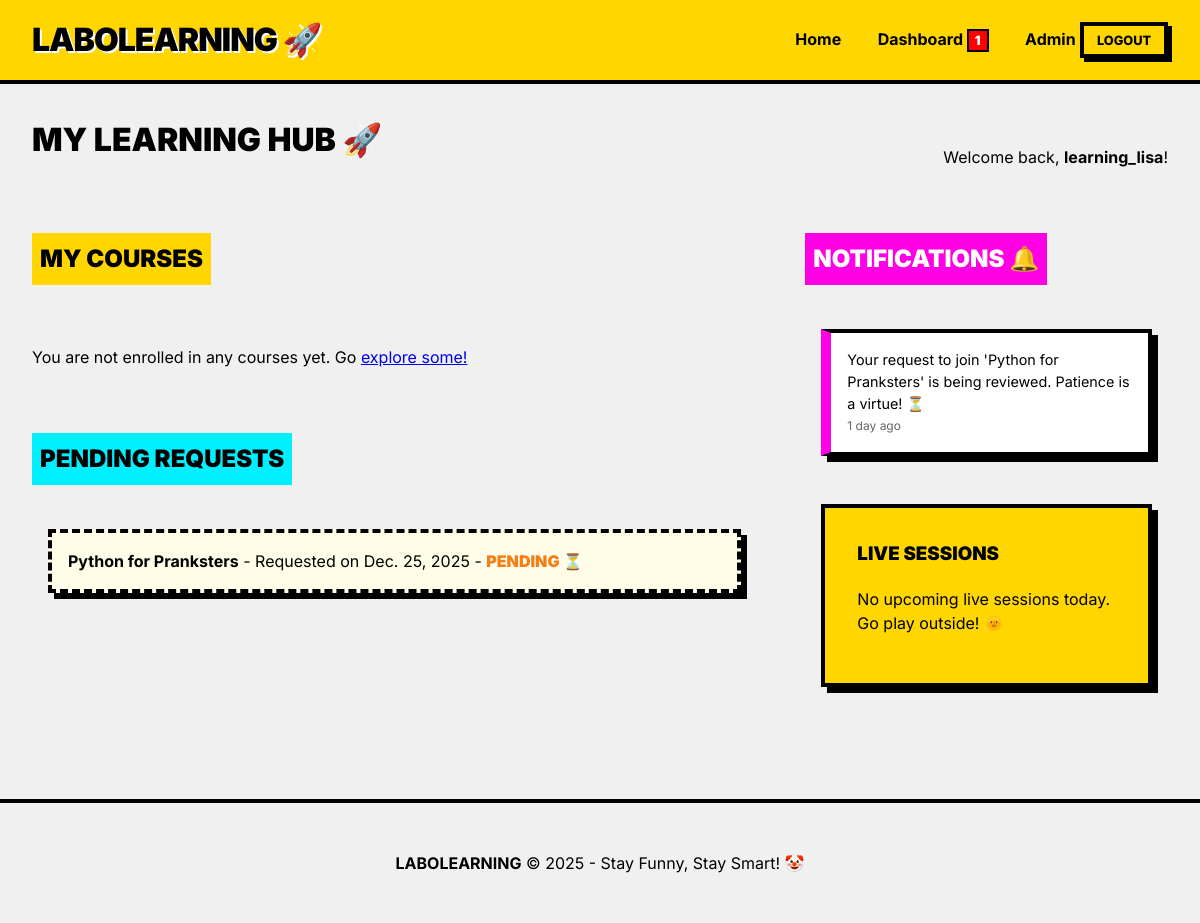
The page /courses/dashboard/ (signed in) on the database as committed earlier.
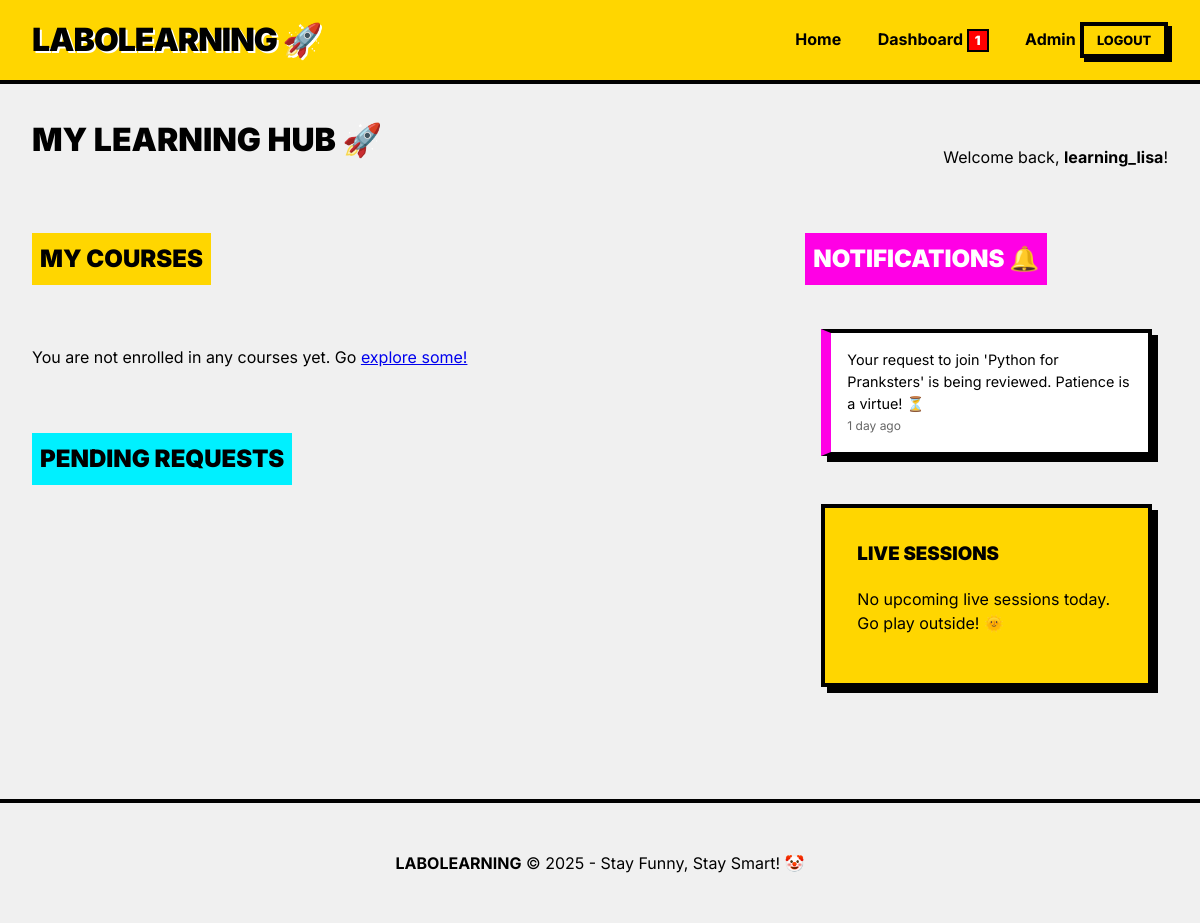
The same page on the database as committed later.
### courses/models.py (models this page shows, shortened)
class EnrollmentRequest(models.Model):
    STATUS_CHOICES = (
        ('pending', 'Pending'),
        ('approved', 'Approved'),
        ('rejected', 'Rejected'),
    )
    student = models.ForeignKey(settings.AUTH_USER_MODEL, on_delete=models.CASCADE, related_name='enrollment_requests')
    course = models.ForeignKey(Course, on_delete=models.CASCADE, related_name='enrollment_requests')
    status = models.CharField(max_length=10, choices=STATUS_CHOICES, default='pending')
    requested_at = models.DateTimeField(auto_now_add=True)
    processed_at = models.DateTimeField(null=True, blank=True)

class Course(models.Model):
    title = models.CharField(max_length=200)
    description = models.TextField()
    instructor = models.ForeignKey(settings.AUTH_USER_MODEL, on_delete=models.CASCADE, related_name='teaching_courses')
    thumbnail = models.ImageField(upload_to='course_thumbnails/', blank=True, null=True)
    created_at = models.DateTimeField(auto_now_add=True)

### notifications/models.py (models this page shows, shortened)
class Notification(models.Model):
    user = models.ForeignKey(settings.AUTH_USER_MODEL, on_delete=models.CASCADE, related_name='notifications')
    message = models.TextField()
    is_read = models.BooleanField(default=False)
    created_at = models.DateTimeField(auto_now_add=True)
    link = models.CharField(max_length=500, blank=True, null=True) # Internal link to dash or session
    class Meta:
        ordering = ['-created_at']

### courses/views.py (the view)
# urls.py: path('dashboard/', views.student_dashboard, name='student_dashboard'),
@login_required
def student_dashboard(request):
    enrollments = Enrollment.objects.filter(student=request.user)
    requests = EnrollmentRequest.objects.filter(student=request.user)
    notifications = request.user.notifications.all()[:10]
    return render(request, 'courses/dashboard.html', {
        'enrollments': enrollments,
        'requests': requests,
        'notifications': notifications
    })

### users/models.py (called while the page is built)
    @property
    def unread_notifications_count(self):
        return self.notifications.filter(is_read=False).count()

### templates/courses/dashboard.html
{% extends 'base.html' %}
{% block content %}
<div style="display: flex; justify-content: space-between; align-items: flex-end; margin-bottom: 3rem;">
    <h1>My Learning Hub 🚀</h1>
    <p>Welcome back, <strong>{{ user.username }}</strong>!</p>
</div>
<div style="display: grid; grid-template-columns: 2fr 1fr; gap: 3rem;">
    <div>
        <h2 style="background: var(--primary-color); padding: 0.5rem; display: inline-block;">My Courses</h2>
        <div style="display: grid; grid-template-columns: 1fr; gap: 1.5rem; margin-top: 1.5rem;">
            {% for enrollment in enrollments %}
            <div class="brutal-card" style="display: flex; gap: 1.5rem; align-items: center; padding: 1.5rem;">
                <div style="font-size: 2.5rem;">🎓</div>
                <div>
                    <h3 style="margin: 0;">{{ enrollment.course.title }}</h3>
                    <p style="margin: 0.5rem 0;">Enrolled on: {{ enrollment.enrolled_at|date }}</p>
                    <a href="{% url 'course_detail' enrollment.course.id %}" class="brutal-btn"
                        style="padding: 0.4rem 1rem; font-size: 0.9rem;">Go to Course ➡️</a>
                </div>
            </div>
            {% empty %}
            <p>You are not enrolled in any courses yet. Go <a href="{% url 'course_list' %}">explore some!</a></p>
            {% endfor %}
        </div>
        <h2 style="background: var(--accent-color); padding: 0.5rem; display: inline-block; margin-top: 3rem;">Pending
            Requests</h2>
        <div style="margin-top: 1.5rem;">
            {% for request in requests %}
            {% if request.status == 'pending' %}
            <div class="brutal-card" style="padding: 1rem; border-style: dashed; background: #fffde7;">
                <strong>{{ request.course.title }}</strong> - Requested on {{ request.requested_at|date }} - <span
                    style="color: #f57f17; font-weight: 900;">PENDING ⏳</span>
            </div>
            {% endif %}
            {% empty %}
            <p>No pending requests.</p>
            {% endfor %}
        </div>
    </div>
    <div>
        <div>
            <h2 style="background: var(--secondary-color); color: white; padding: 0.5rem; display: inline-block;">
                <a href="{% url 'notification_list' %}" style="color: white; text-decoration: none;">Notifications
                    🔔</a>
            </h2>
            <div style="margin-top: 1.5rem;">
                {% for note in notifications %}
                <div class="brutal-card {% if not note.is_read %}unread{% endif %}"
                    style="padding: 1rem; margin-bottom: 1rem; font-size: 0.9rem;">
                    <p style="margin: 0;">{{ note.message }}</p>
                    <small style="color: #666;">{{ note.created_at|timesince }} ago</small>
                </div>
                {% empty %}
                <p>No notifications yet. You're all caught up! ✨</p>
                {% endfor %}
            </div>
            <div class="brutal-card" style="background: var(--primary-color); margin-top: 3rem;">
                <h3>Live Sessions</h3>
                <p>No upcoming live sessions today. Go play outside! 🌞</p>
            </div>
        </div>
    </div>
    {% endblock %}

Rows that differ between the two databases and show on the page:
no longer on this page (row edited): EnrollmentRequest: course "Python for Pranksters", requested_at "Dec. 25, 2025"
